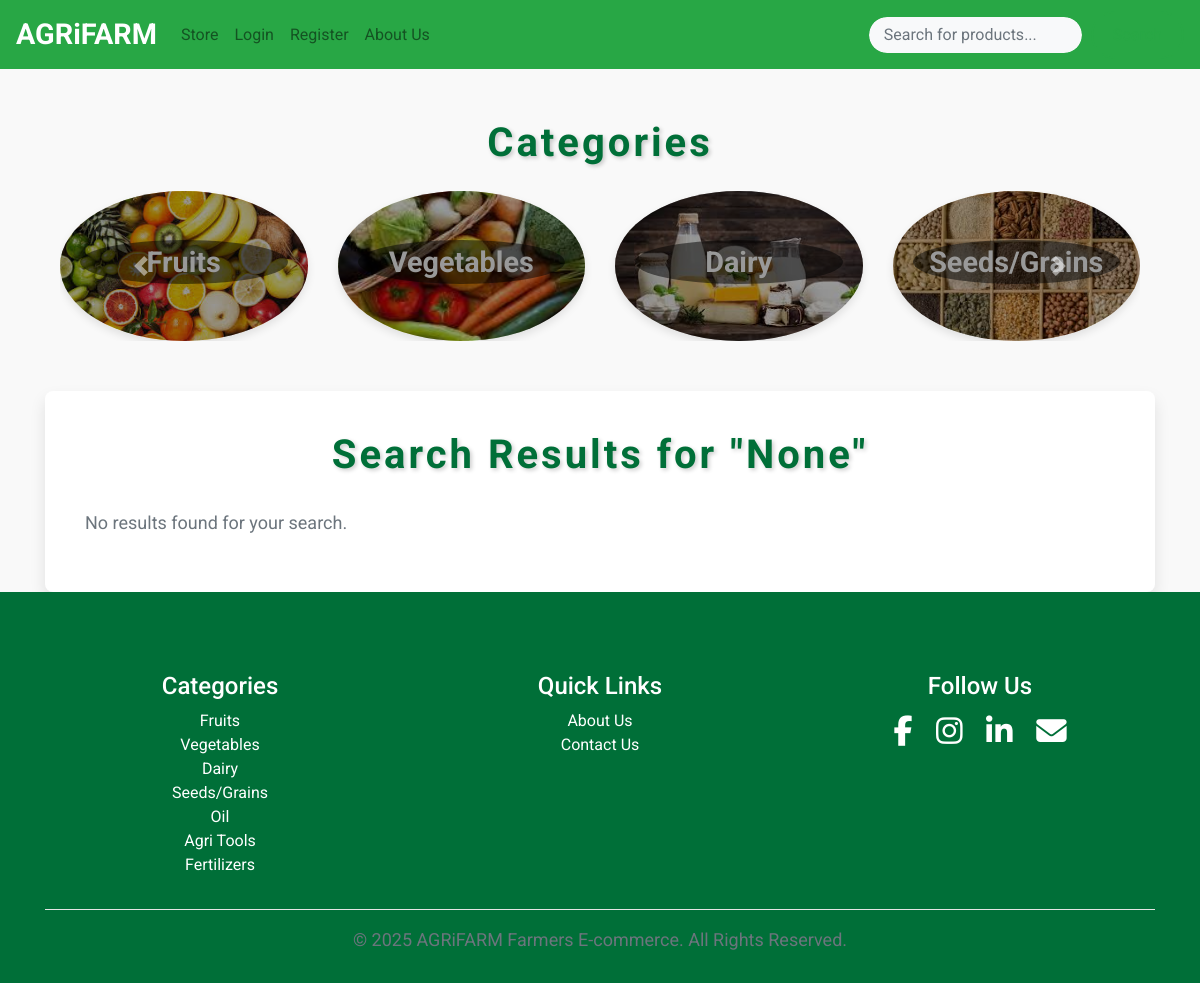
The app's page /search/ with its own data.
### shop/models.py (models this page shows, shortened)
class Category(models.Model):
    name = models.CharField(max_length=100)

### shop/views.py (the view)
# urls.py: path('search/', search, name='search'),
def search(request):
    categories = Category.objects.all()
    query = request.GET.get('q')
    results = []
    if query:
        results = Item.objects.filter(
            Q(name__icontains=query) | Q(description__icontains=query)
        )
    return render(request, 'search_results.html', {'categories': categories,'query': query, 'results': results})

### templates/search_results.html (shortened to what this page needs)
{% extends 'base.html' %} {% load static %} {% block content %}
<div class="container">
  <h2 class="text-center my-4">Categories</h2>
  <div id="categoryCarousel" class="carousel slide" data-ride="carousel">
    <div class="carousel-inner">
      {% for category in categories %} {% if forloop.counter0|divisibleby:4 %}
      <div class="carousel-item {% if forloop.first %}active{% endif %}">
        <div class="row justify-content-center">
          {% endif %}
          <div class="col-md-3">
            <a href="{% url 'category_page' category.id %}">
              <div
                class="category-card"
                style="background-image: url('{% static 'images/' %}{{ category.name }}.jpg');"
              >
                <h5>{{ category.name }}</h5>
              </div>
            </a>
          </div>
          {% if forloop.counter|divisibleby:4 or forloop.last %}
        </div>
      </div>
      {% endif %} {% endfor %}
    </div>
    <a
      class="carousel-control-prev"
      href="#categoryCarousel"
      role="button"
      data-slide="prev"
    >
      <span class="carousel-control-prev-icon"></span>
    </a>
    <a
      class="carousel-control-next"
      href="#categoryCarousel"
      role="button"
      data-slide="next"
    >
      <span class="carousel-control-next-icon"></span>
    </a>
  </div>
</div>
<div class="search-results">
  <h2 class="text-center">Search Results for "{{ query }}"</h2>
  {% if results %}
  <div class="card-container">
    {% for item in results %}
    <div class="card">
      <a href="{% url 'product_detail' item.id %}">
        <img src="{{ item.image.url }}" alt="{{ item.name }}" />
        <div class="item-name">{{ item.name }}</div>
        <p>₹ {{ item.price }}</p>
      </a>
    </div>
    {% endfor %}
  </div>
  {% else %}
  <p>No results found for your search.</p>
  {% endif %}
</div>
{% endblock %}

### templates/search_results.html (style rules this page uses)
h2 { text-align: center; color: #28a745; font-size: 2.5rem; margin-bottom: 30px; text-shadow: 2px 2px 10px rgba(0, 0, 0, 0.3); transition: transform 0.3s, text-shadow 0.3s; }
.search-results { max-width: 1200px; margin: auto; padding: 40px; background-color: white; border-radius: 8px; box-shadow: 0 8px 16px rgba(0, 0, 0, 0.1); }
p { font-size: 18px; color: #6c757d; }
a { text-decoration: none; color: inherit; }

### records on screen
Category: name (picture), name "Fruits"
Category: name (picture), name "Vegetables"
Category: name (picture), name "Dairy"
Category: name (picture), name "Seeds/Grains"

### other values on screen
{{ query }} "None"
